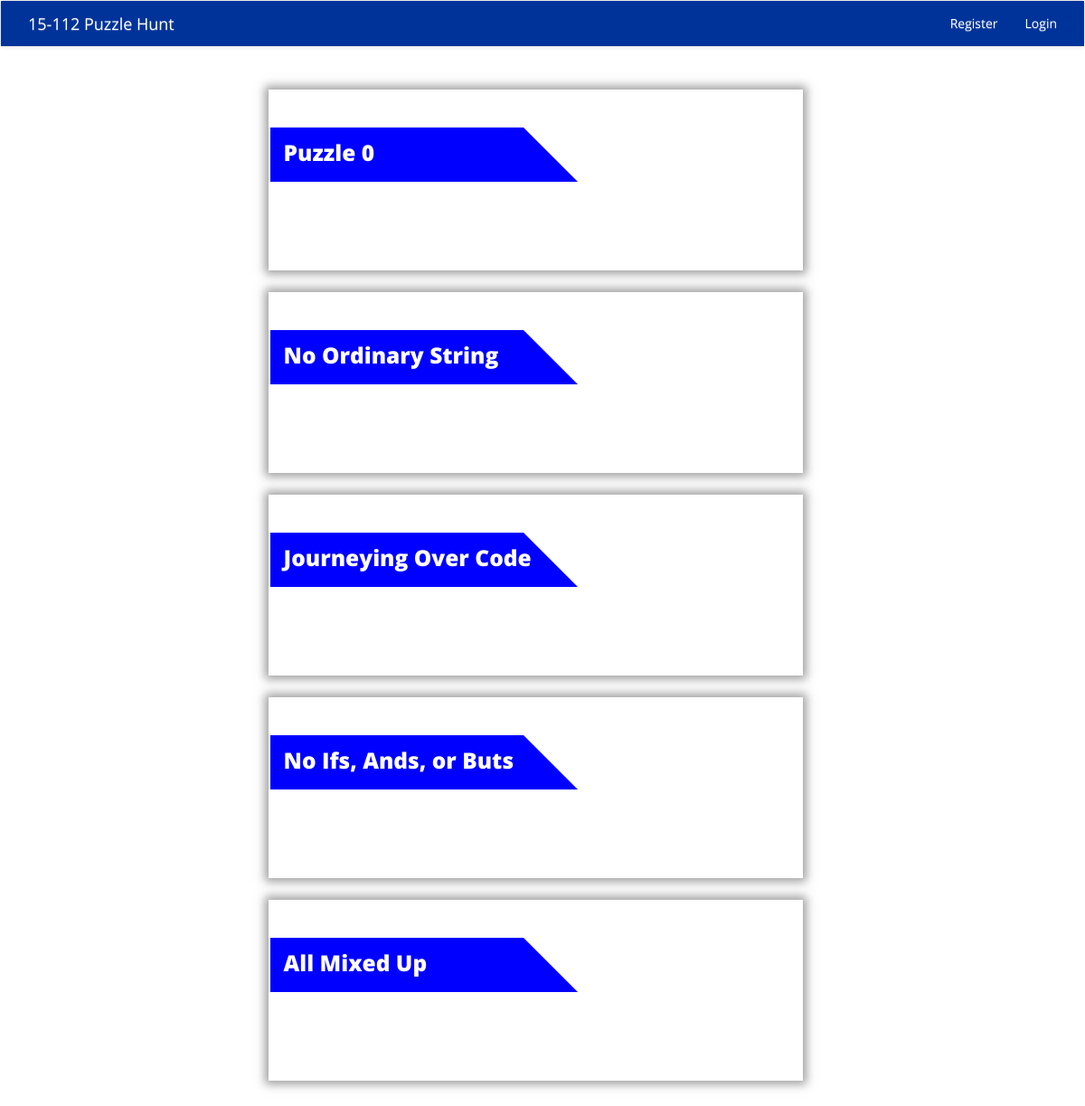
The page /puzzles on the database as committed earlier.
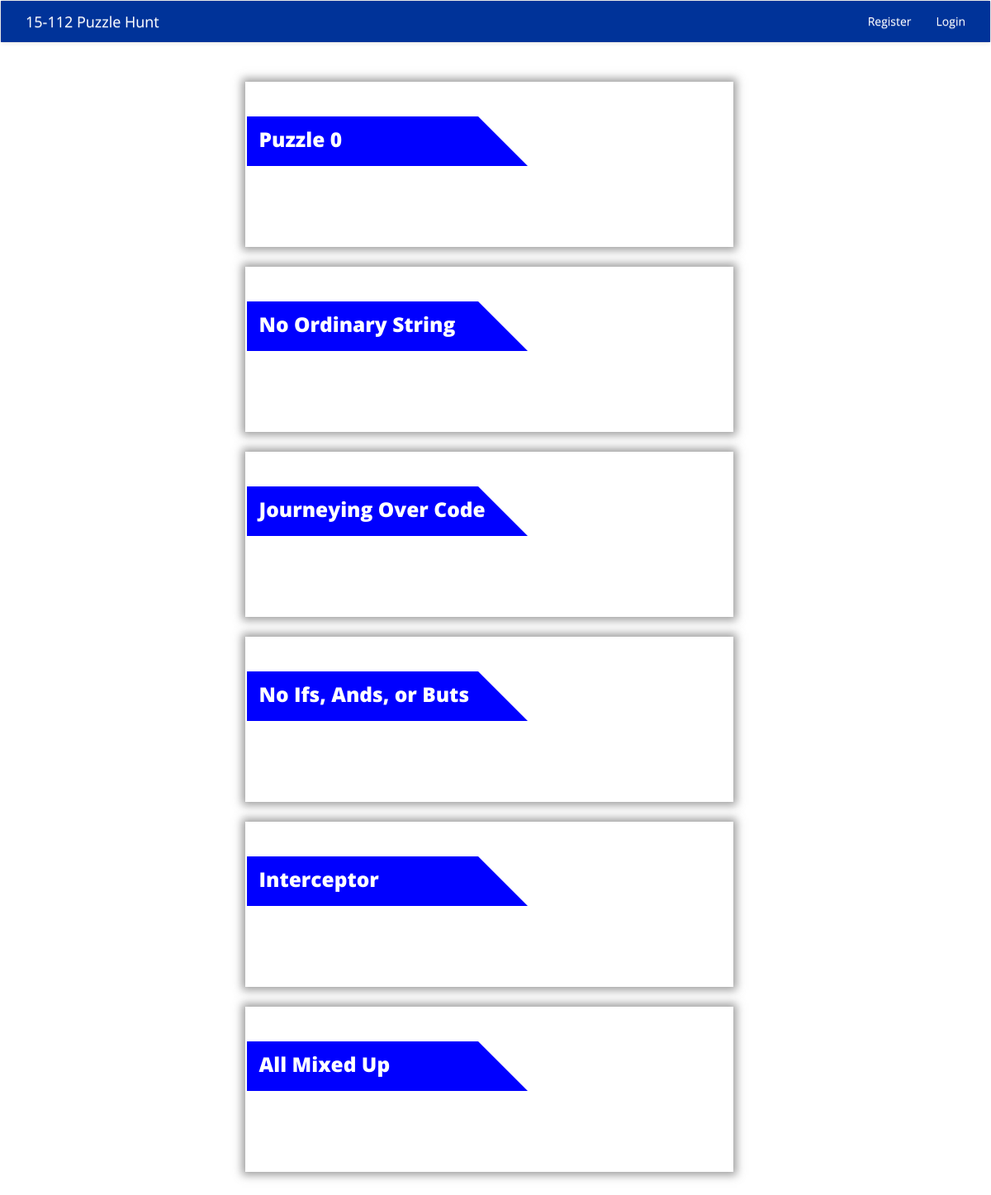
The same page on the database as committed later.
### backend/models.py (models this page shows, shortened)
class Puzzle(models.Model):
  answer = models.CharField(default="", max_length=100)
  puzzle_unlocked = models.BooleanField(default=False)
  description = models.TextField(default="")
  name = models.CharField(default="", max_length=100)
  number = models.IntegerField(default=0)
  image_link = models.CharField(default="", max_length=300)
  hint1 = models.TextField(default="")
  hint2 = models.TextField(default="")
  hint3 = models.TextField(default="")
  hint4 = models.TextField(default="")
  hint5 = models.TextField(default="")
  hint1_unlocked = models.BooleanField(default=False)
  hint2_unlocked = models.BooleanField(default=False)
  hint3_unlocked = models.BooleanField(default=False)
  hint4_unlocked = models.BooleanField(default=False)
  hint5_unlocked = models.BooleanField(default=False)

### puzzlehunt/views.py (the view)
# urls.py: url(r'^puzzles', views.PuzzlePage.as_view()),
class PuzzlePage(View):
  def get(self,request):
    context = {}
    puzzles = []
    for puzzle in Puzzle.objects.all().order_by("number"):
        obj = puzzle.__dict__
        puzzles.append(obj)
    context["puzzles"] = puzzles
    return render(request, 'puzzle.html', context)

### puzzlehunt/templates/puzzle.html
{% extends 'base.html' %}
{% load staticfiles %}
{% block css %}
    <link href="{% static 'css/puzzles.css' %}" rel="stylesheet">
{% endblock %}
{% block body %}
<div class="row">
    <div class="col-lg-6 col-lg-offset-3 col-md-8 col-md-offset-2 col-sm-10 col-sm-offset-1 col-xs-10 col-xs-offset-1">
        <div class="row main-row">
            {% for puzzle in puzzles %}
                <a href="/puzzles/{{ puzzle.number }}">
                    <div class="col-md-12 tile-col">
                        <div class="puzzletile" style="background-image: url({{ puzzle.image_link }}); background-size: cover;">
                            <div class="tile-text">{{ puzzle.name }}</div>
                            <div class="tile-title"></div>
                        </div>
                    </div>
                </a>
            {% endfor %}
        </div>
    </div>
</div>
{% endblock  %}

### puzzlehunt/templates/base.html (shortened to what this page needs)
<html>
{% load staticfiles %}
  <head>
    <link href="{% static 'css/libs/jquery-ui.min.css' %}" rel="stylesheet">
    <link href="{% static 'css/libs/bootstrap.min.css' %}" rel="stylesheet">
    <link href="{% static 'css/libs/bootstrap-theme.min.css' %}" rel="stylesheet">
    <link href="{% static 'css/base.css' %}" rel="stylesheet">
    <link href="//maxcdn.bootstrapcdn.com/font-awesome/4.2.0/css/font-awesome.min.css" rel="stylesheet">
    {% block css %}{% endblock %}
  </head>
  <body>
    <nav class="navbar navbar-default">
      <div class="container-fluid nav-container">
        <div class="navbar-header">
          <a class="navbar-brand white-text" href="/">15-112 Puzzle Hunt</a>
        </div>
        <div class="collapse navbar-collapse" id="bs-example-navbar-collapse-1">
          <ul class="nav navbar-nav navbar-right">
            {% if user.is_authenticated %}
              <li class="header-area"><a class="white-text" href="/">Team {{ user }}</a></li>
              <li class="header-area">
                <a class="white-text" href="/executelogout">Logout</a>
              </li>
            {% else %}
              <li class="header-area"><a class="white-text" href="/register">Register</a></li>
              <li class="header-area"><a class="white-text" href="/login">Login</a></li>
            {% endif %}
          </ul>
        </div>
      </div>
    </nav>
    {% block body %}{% endblock %}
  </body>
</html>

### static/css/base.css (style rules this page uses)
* { font-family: 'Open Sans', sans-serif; }
html, body { overflow-x: hidden; }
.nav-container { background-color: #003399; }
.white-text { color: white !important; }
.navbar-header { padding-left: 15px; }

### static/css/puzzles.css (style rules this page uses)
.puzzletile { color:black; position:relative; border: 2px solid white; box-shadow: 0px 0px 10px 4px rgba(119, 119, 119, 0.71); -moz-box-shadow: 0px 0px 10px 4px rgba(119, 119, 119, 0.71); -webkit-box-shadow: 0px 0px 10px 4px rgba(119, 119, 119, 0.71); height: 200px; margin: -3px; }
.tile-title { border-bottom: 60px solid blue; border-right: 60px solid transparent; width: 340px; margin-top: 40px; }
.tile-text { float: left; font-weight: 800; color: white; font-size: 175%; margin-top: 50px; margin-left: 15px; }
.tile-col { margin-right: -8px; margin-left: -8px; padding-top: 30px; }
.main-row { margin-bottom: 50px; }

Rows that differ between the two databases and show on the page:
added Puzzle: name "Interceptor"
